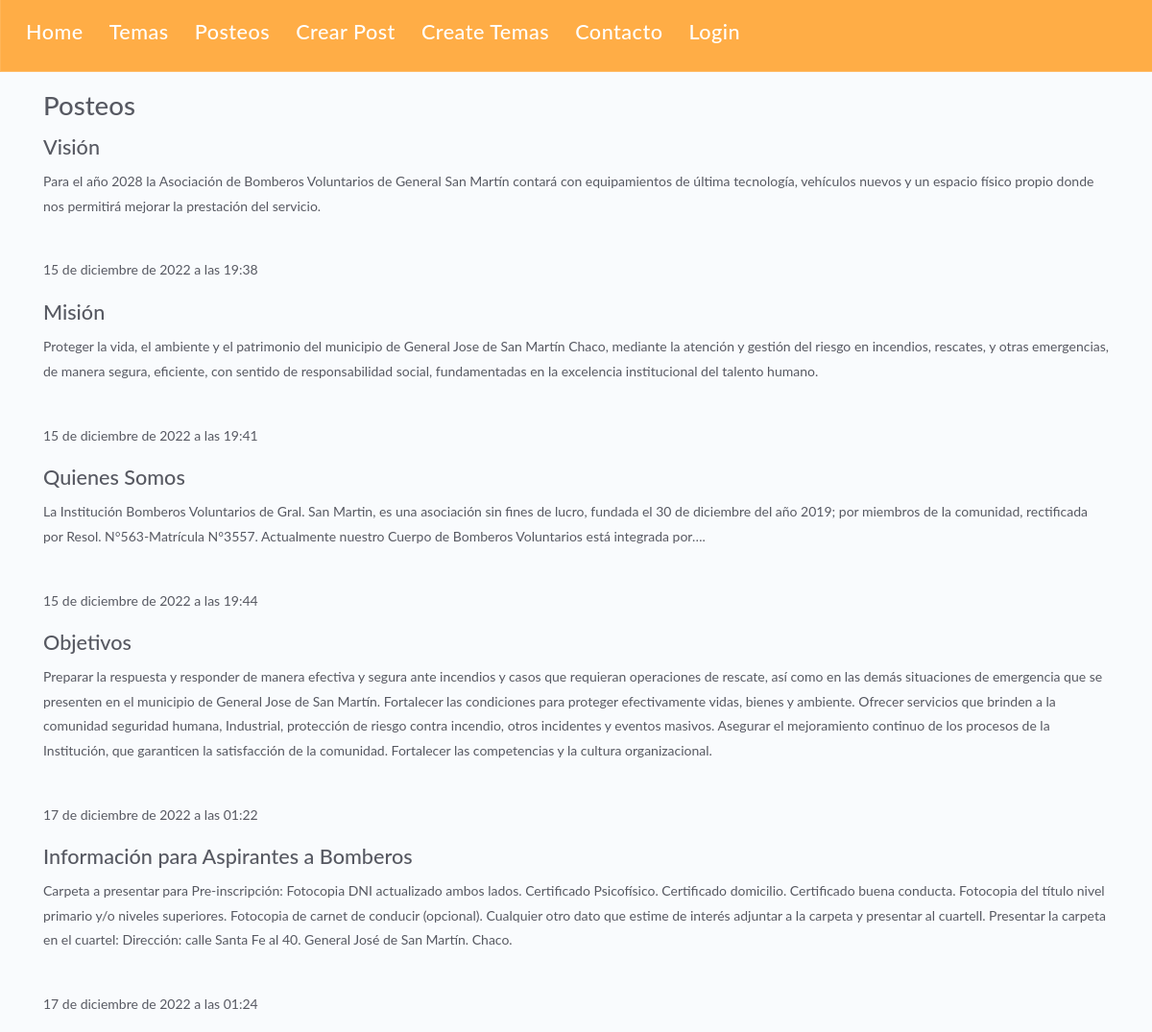
/tasks/, run on an earlier commit of the app's database.
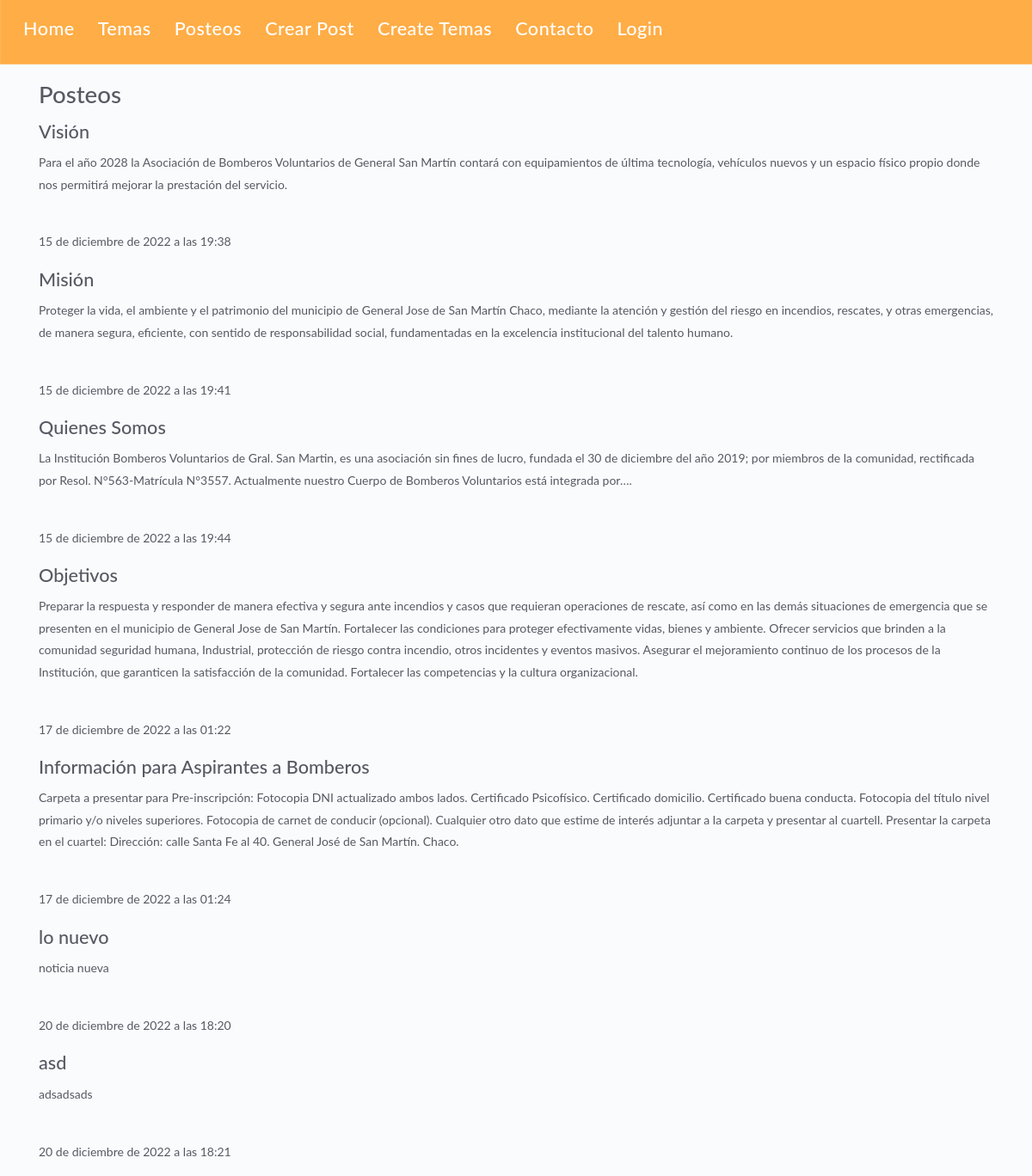
And on a later commit of the database.
### apps/models.py (models this page shows, shortened)
class Task(models.Model):
    tittle =  models.CharField(max_length=200)
    description = models.TextField(max_length=500, blank=False, null=False)
    project = models.ForeignKey(Project, on_delete=models.CASCADE)
    done = models.BooleanField(default=True)
    fecha_creacion = models.DateTimeField( auto_now_add = True)

### apps/views.py (the view)
# urls.py: path('tasks/', views.tasks, name="tasks"),
def tasks(request):
    tasks = Task.objects.all()
    return render(request, 'tasks/tasks.html', {
        'tasks': tasks
    })

### apps/templates/tasks/tasks.html (shortened to what this page needs)
{% extends 'layouts/base.html' %}
{% load static %}
{% block content %}
<h1>Posteos</h1>
{% for task in tasks %}
<div class="vLargeTextField" tabindex="-1" role="dialog">
	<div role="document">
		<div>
			<div>
				<h2>{{task.tittle}}</h2>
			</div>
			<div>
				<p>{{task.description}}</p>
			</div>
			<div>
				<p><br>{{task.fecha_creacion}}</p>
			</div>
		</div>
	</div>
</div>
{% endfor %}
{% endblock %}

What changed in the data, as far as the page shows it:
added Task: tittle "lo nuevo", description "noticia nueva", fecha_creacion "20 de diciembre de 2022 a las 18:20"
added Task: tittle "asd", description "adsadsads", fecha_creacion "20 de diciembre de 2022 a las 18:21"
